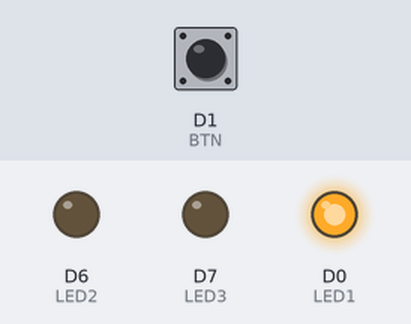
A sketch run on a simulated ESP8266 (NodeMCU). Shown: output pins drawn as LEDs (lit = HIGH). Inputs (shaded band) come from the test bench; at power-on: D1 (BTN) LOW.

Above: at 1.2 s.
1.3 s: D1 (BTN) pulled HIGH for 0.15 s
At 2.6 s:
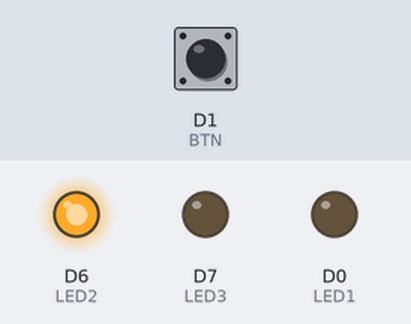
2.9 s: D1 (BTN) pulled HIGH for 1 s
At 5.1 s:
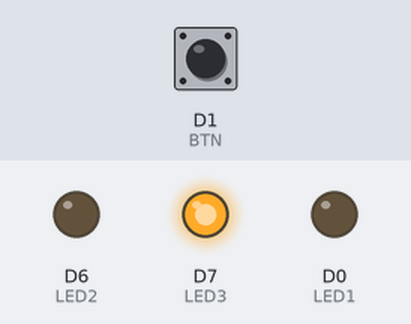
5.4 s: D1 (BTN) pulled HIGH for 3.2 s
At 9.9 s:
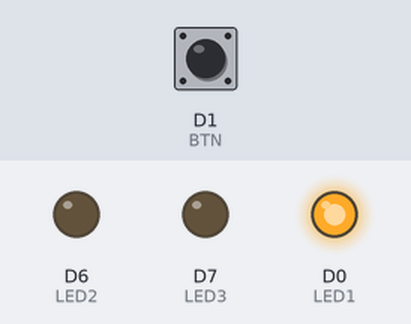
Timing chart, 0 to 11.4 s (numbered marks = the images above; inputs shaded):
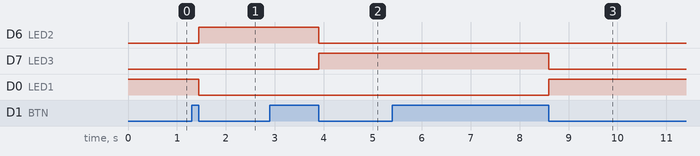

The sketch:

rotate_leds.ino
```cpp
#define LED1 D0
#define LED2 D6
#define LED3 D7
#define BTN D1

bool led1State = HIGH; // HIGH, true and 1 mean the same
bool led2State = HIGH;
bool led3State = HIGH;

int targetLED = 0;

bool btnState = HIGH; // button is high as it is connected to 3.3V via a pull-up resistor

void setup() {
  pinMode(LED1, OUTPUT);
  pinMode(LED2, OUTPUT);
  pinMode(LED3, OUTPUT);
  pinMode(BTN, INPUT);

  // set initial state of LEDs
  digitalWrite(LED1, led1State);
  digitalWrite(LED3, led2State);
  digitalWrite(LED2, led3State);
}

void loop() {
  bool btnReading = digitalRead(BTN);

  // we want to do something only if the reading and the state are different
  // in this case they are the same and we exit the loop immediatly
  if(btnReading == btnState){
    return;
  }

  if(btnReading == LOW){ // LOW means button is pressed on Tarantino
    btnState = LOW;
    targetLED++;

    switch(targetLED % 3){
      case 0:
        led1State = LOW;
        led2State = LOW;
        led3State = HIGH;
        break;
      case 1:
        led1State = HIGH;
        led2State = LOW;
        led3State = LOW;
        break;
      case 2:
        led1State = LOW;
        led2State = HIGH;
        led3State = LOW;
        break;
    }
  }else{
    btnState = HIGH;
  }

  digitalWrite(LED1, led1State);
  digitalWrite(LED2, led2State);
  digitalWrite(LED3, led3State);
  delay(10);
}
```

Measured:
- after the input at 1.3 s, D6 (LED2): LOW → HIGH after 0.15 s; D0 (LED1): HIGH → LOW after 0.15 s
- after the input at 2.9 s, D6 (LED2): HIGH → LOW after 1.0 s; D7 (LED3): LOW → HIGH after 1.0 s
- after the input at 5.4 s, D7 (LED3): HIGH → LOW after 3.2 s; D0 (LED1): LOW → HIGH after 3.2 s
